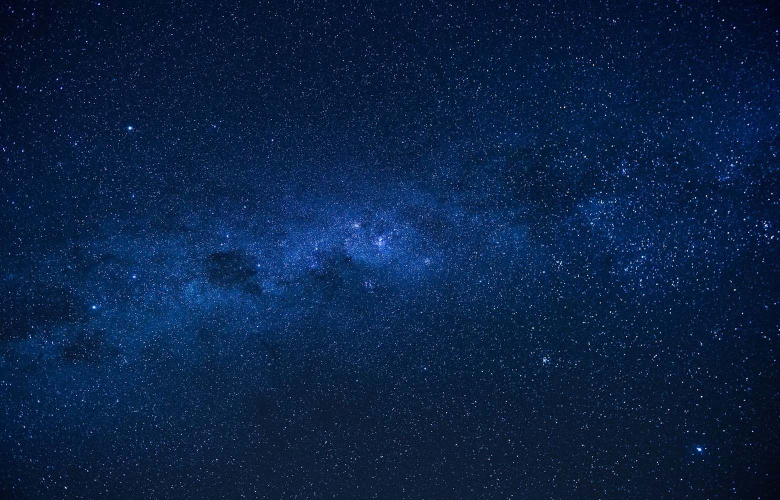
#> input picture antenna_arrays/image.jpg, 1560 x 1000 px (shown at 1/2 size)
$ jupyter execute --allow-errors test.ipynb
#> lines starting #> are read from the running program, lines starting #| are printed output that depends on the picture
[cell 1]
import sys, os
sys.path.append(os.path.abspath(os.path.join(os.getcwd(), '..')))

[cell 2]
# [6 lines left out: function direction_cosines, not called in this run]


#> (the rest of this cell did not finish here and is left out)

[cell 3]
import numpy as np
import matplotlib.pyplot as plt

# --- 1) Coordenadas de Sirius (J2000) ---
ra_h = 6 + 45/60 + 8.9/3600
ra0 = ra_h * (2*np.pi/24)
dec_deg = -16 - 42/60 - 58/3600
dec0 = np.deg2rad(dec_deg)

# --- 2) Función para calcular (l,m,n) ---
def calc_lmn(ra, dec, ra0, dec0):
    dra = ra - ra0
    l = np.cos(dec) * np.sin(dra)
    m = np.sin(dec) * np.cos(dec0) - np.cos(dec) * np.sin(dec0) * np.cos(dra)
    n = np.sin(dec) * np.sin(dec0) + np.cos(dec) * np.cos(dec0) * np.cos(dra)
    return l, m, n

# --- 3) Definimos las dos fuentes ---
# Fuente 1: centro (Sirius)
sources = []
S1 = 1.0
l1, m1, n1 = calc_lmn(ra0, dec0, ra0, dec0)
sources.append((S1, l1, m1, n1))

# Fuente 2: desplazada +1 grado en RA
delta_ra = np.deg2rad(1.0)
S2 = 0.8
l2, m2, n2 = calc_lmn(ra0 + delta_ra, dec0, ra0, dec0)
sources.append((S2, l2, m2, n2))

# --- 4) Primary beam (asumimos A=1) ---
A = 1.0

# --- 5) Extraemos u,v,w ---
#> (the rest of this cell did not finish here and is left out)

[cell 4]
# [63 lines left out: functions direction_cosines, visibilities_from_sources, not called in this run]

# ---------------- ejemplo de uso ----------------
# Supón que uvw_lambda ya está definido (Nvis,3)
# Ejemplo de fuentes: 2 fuentes, una en el centro, otra 0.5 deg al este


sources = [
    {"ra_deg": 101.2875, "dec_deg": -16.7161, "S0": np.random.uniform(0.5, 1.5)},            # Sirius (centro)
    {"ra_deg": 101.2875 + 0.5, "dec_deg": -16.7161, "S0": np.random.uniform(0.2, 1.0)}       # 0.5° Este
]

# pointing (puede ser la RA/Dec de Sirius)
ra0_deg = 101.2875
dec0_deg = -16.7161

# calcular visibilidades
#> (the rest of this cell did not finish here and is left out)

[cell 5]
import numpy as np

def generate_random_sources(ra0_deg, dec0_deg, N=50, max_offset_deg=1.0, flux_range=(0.1, 1.0), seed=None):
    """
    Genera N fuentes puntuales alrededor del centro (ra0, dec0)
    en un radio máximo de max_offset_deg.
    """
    rng = np.random.default_rng(seed)
    ras = ra0_deg + rng.uniform(-max_offset_deg, max_offset_deg, N)
    decs = dec0_deg + rng.uniform(-max_offset_deg, max_offset_deg, N)
    fluxes = rng.uniform(flux_range[0], flux_range[1], N)

    sources = [{"ra_deg": ra, "dec_deg": dec, "S0": S} for ra, dec, S in zip(ras, decs, fluxes)]
    return sources

# --- Ejemplo de uso ---
ra0_deg = 101.2875   # Sirius A
dec0_deg = -16.7161
sources = generate_random_sources(ra0_deg, dec0_deg, N=200, max_offset_deg=1.0, flux_range=(0.2, 1.0), seed=42)

# Ahora puedes pasarlas directo a tu función:
#> (the rest of this cell did not finish here and is left out)

#> (a cell that did not finish here is left out)

[cell 7]
from PIL import Image

def grayscale_and_normlize(route):
#> called with route = '../antenna_arrays/image.jpg'
  img = Image.open(route)
#> img is the input picture: PIL image 1560x1000 RGB; mean R, G, B 10.7, 34.1, 70.5
  gray_img = img.convert('L')
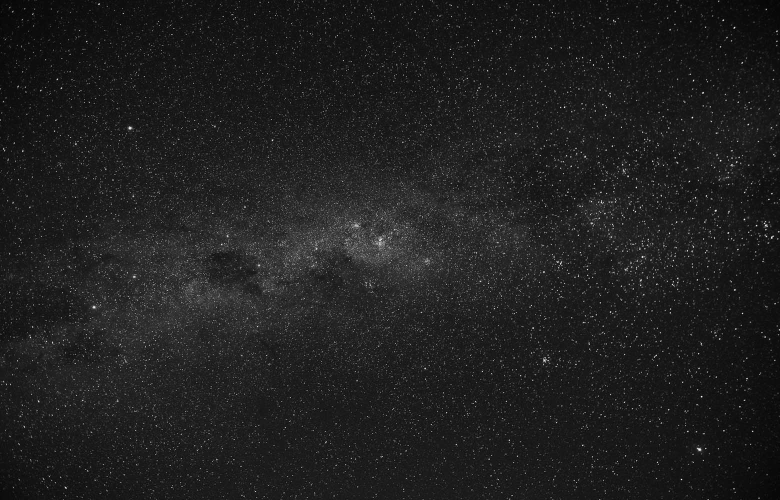
#> gray_img: PIL image 1560x1000 L (shown at 1/2 size); min 2, max 252, mean 31.2
  normalized_img = np.array(gray_img) / 255.0

  plt.imshow(normalized_img, cmap='gray')
  plt.axis('off')
  plt.show()

  return normalized_img


def img_to_fourier(img):
  f2 = np.fft.ifftshift(img)
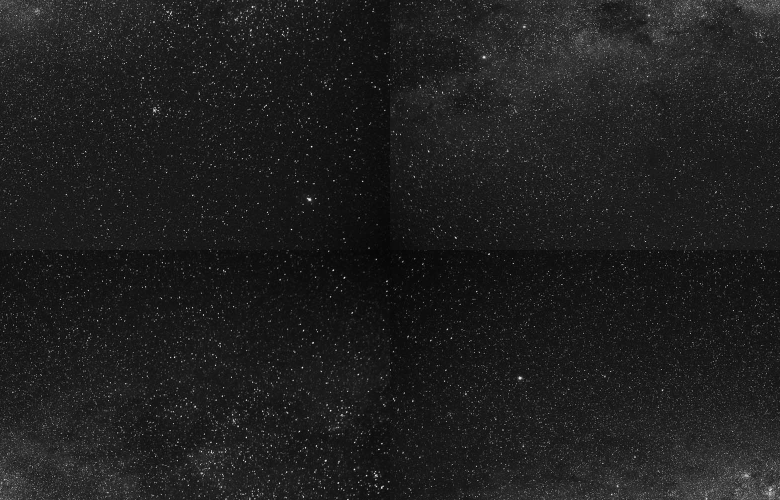
#> f2: shape (1000, 1560) float64 (shown at 1/2 size); min 0.00784, max 0.988, mean 0.122
  f2 = np.fft.fft2(f2)
  f2_shifted = np.fft.fftshift(f2)

  return f2, f2_shifted

def plot_mag_phase(img, cmap="twilight"):

    f2, f2_shifted = img_to_fourier(img)

    # Magnitudes y fases para f2 (no desplazado)
    magnitude = np.log1p(np.abs(f2))
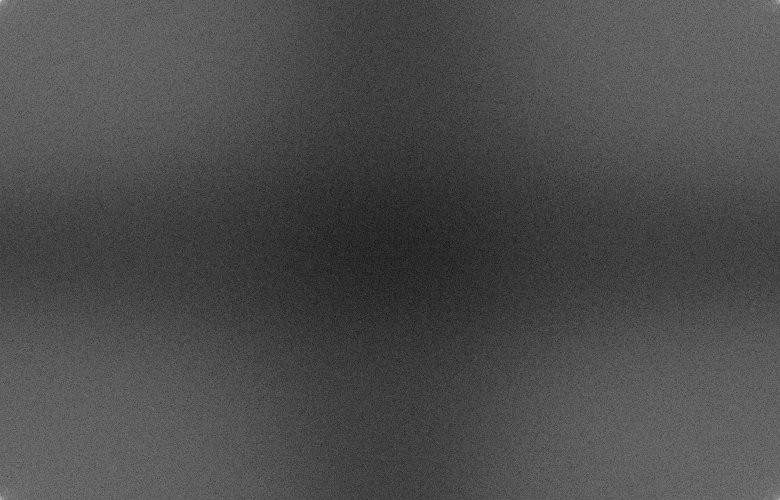
#> magnitude: shape (1000, 1560) float64 (shown at 1/2 size); min 0.026, max 12.16, mean 3.67; drawn with min black and max white
    phase = np.angle(f2)
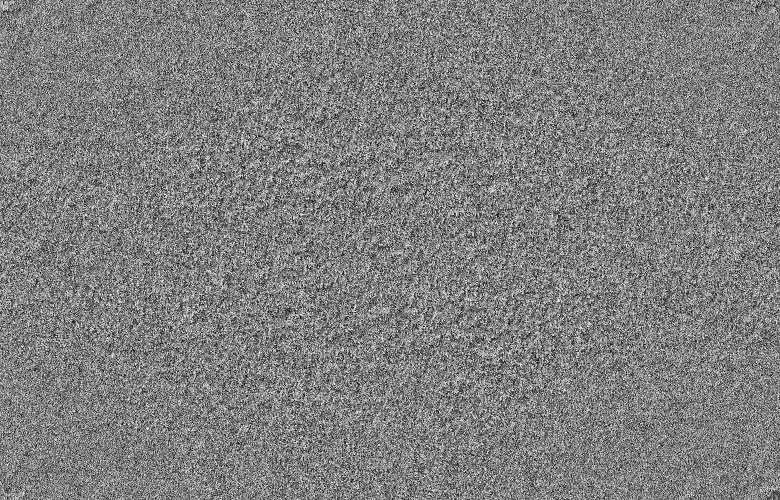
#> phase: shape (1000, 1560) float64 (shown at 1/2 size); min -3.14, max 3.14, mean -4.99e-18; drawn with min black and max white

    # Magnitudes y fases para f2_shifted (desplazado)
    magnitude_shifted = np.log1p(np.abs(f2_shifted))
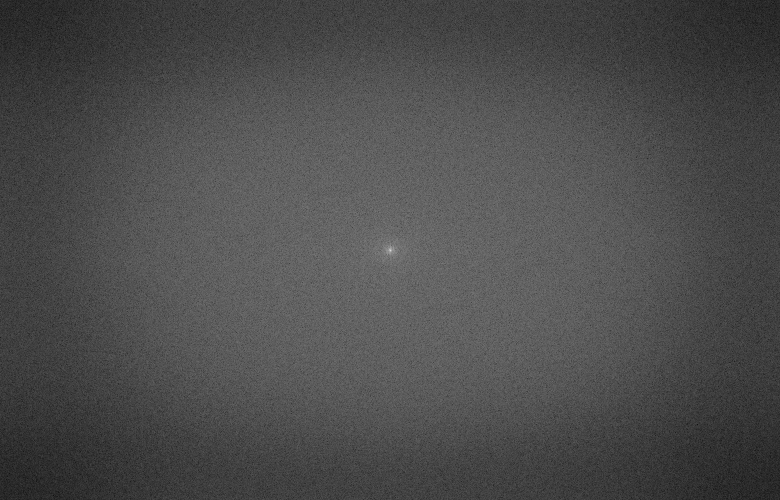
#> magnitude_shifted: shape (1000, 1560) float64 (shown at 1/2 size); min 0.026, max 12.16, mean 3.67; drawn with min black and max white
    phase_shifted = np.angle(f2_shifted)
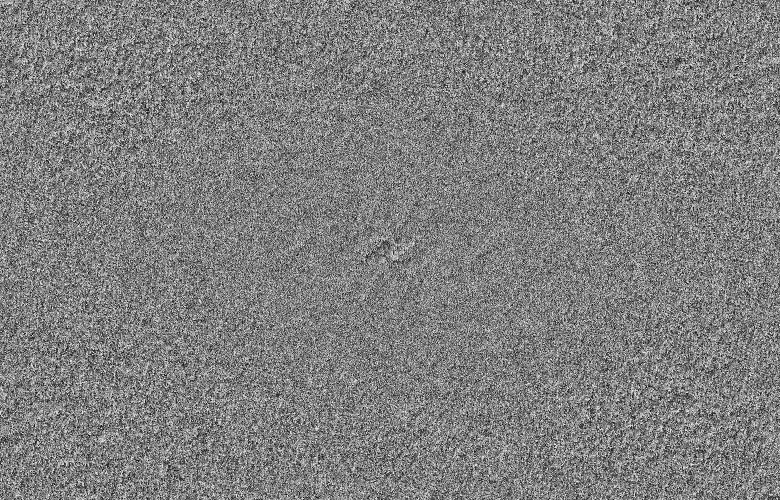
#> phase_shifted: shape (1000, 1560) float64 (shown at 1/2 size); min -3.14, max 3.14, mean -5.99e-18; drawn with min black and max white

    fig, ax = plt.subplots(2, 2, figsize=(10, 5))

    # Magnitud
    im1 = ax[0][0].imshow(magnitude, cmap=cmap)
    ax[0][0].set_title("Espectro de Magnitud (FFT2)")
    fig.colorbar(im1, ax=ax[0][0], fraction=0.046, pad=0.04)

    im2 = ax[0][1].imshow(magnitude_shifted, cmap=cmap)
    ax[0][1].set_title("Espectro de Magnitud (FFT2) shifted")
    fig.colorbar(im2, ax=ax[0][1], fraction=0.046, pad=0.04)

    # Fase
    im3 = ax[1][0].imshow(phase, cmap=cmap, vmin=-np.pi, vmax=np.pi)
    ax[1][0].set_title("Espectro de Fase (FFT2)")
    fig.colorbar(im3, ax=ax[1][0], fraction=0.046, pad=0.04)

    im4 = ax[1][1].imshow(phase_shifted, cmap=cmap, vmin=-np.pi, vmax=np.pi)
    ax[1][1].set_title("Espectro de Fase (FFT2) shifted")
    fig.colorbar(im4, ax=ax[1][1], fraction=0.046, pad=0.04)

    plt.tight_layout()
    plt.show()
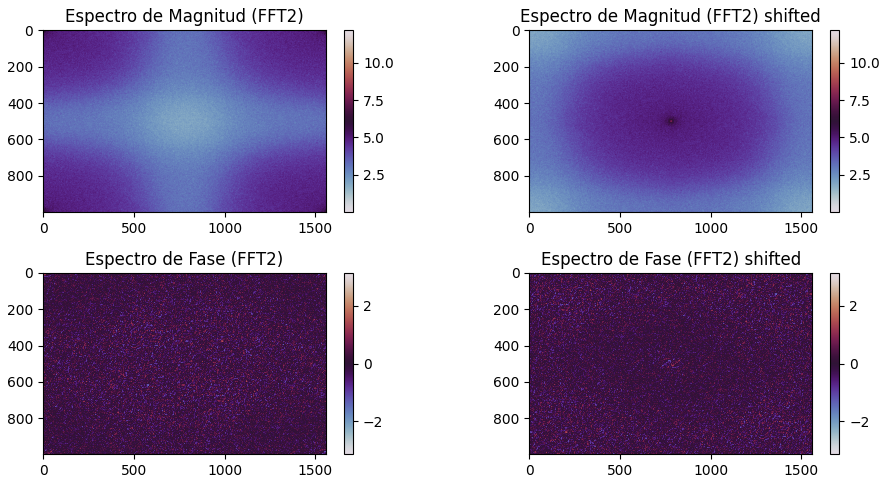
#> figure drawn by matplotlib, 8 panels

img = grayscale_and_normlize("../antenna_arrays/image.jpg")

plot_mag_phase(img)
